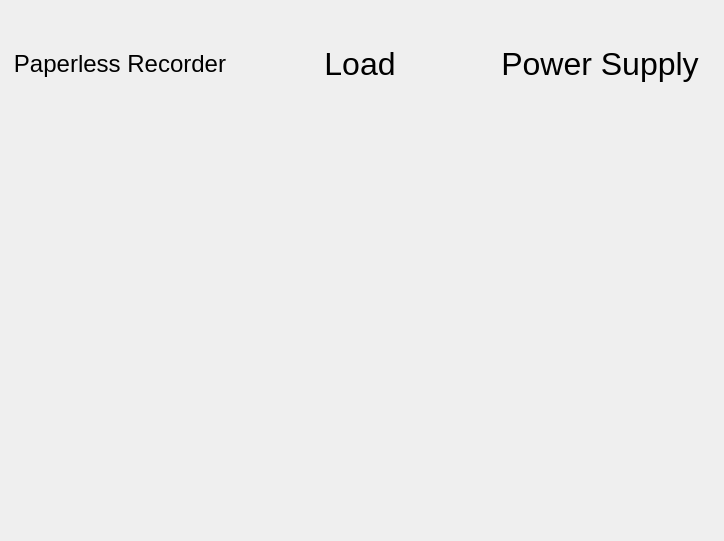
<?xml version="1.0" encoding="UTF-8"?>
<ui version="4.0">
 <class>TemperatureRiseDialog</class>
 <widget class="QDialog" name="TemperatureRiseDialog">
  <property name="geometry">
   <rect>
    <x>0</x>
    <y>0</y>
    <width>724</width>
    <height>541</height>
   </rect>
  </property>
  <property name="windowTitle">
   <string>Dialog</string>
  </property>
  <property name="styleSheet">
   <string notr="true"/>
  </property>
  <layout class="QGridLayout" name="gridLayout_4">
   <property name="leftMargin">
    <number>0</number>
   </property>
   <property name="topMargin">
    <number>0</number>
   </property>
   <property name="rightMargin">
    <number>0</number>
   </property>
   <property name="bottomMargin">
    <number>0</number>
   </property>
   <property name="spacing">
    <number>0</number>
   </property>
   <item row="0" column="0">
    <layout class="QGridLayout" name="gridLayout_3">
     <property name="spacing">
      <number>0</number>
     </property>
     <item row="2" column="0">
      <widget class="QStackedWidget" name="stackedWidget">
       <property name="minimumSize">
        <size>
         <width>718</width>
         <height>436</height>
        </size>
       </property>
       <property name="currentIndex">
        <number>0</number>
       </property>
       <widget class="QWidget" name="page_temperatureRiseDialog_recorder">
        <layout class="QGridLayout" name="gridLayout">
         <property name="leftMargin">
          <number>0</number>
         </property>
         <property name="topMargin">
          <number>0</number>
         </property>
         <property name="rightMargin">
          <number>0</number>
         </property>
         <property name="bottomMargin">
          <number>0</number>
         </property>
         <property name="spacing">
          <number>0</number>
         </property>
         <item row="0" column="0">
          <widget class="QCustomPlot" name="customplot" native="true">
           <property name="styleSheet">
            <string notr="true"/>
           </property>
          </widget>
         </item>
        </layout>
       </widget>
       <widget class="QWidget" name="page_temperatureRiseDialog_load">
        <layout class="QGridLayout" name="gridLayout_2">
         <property name="leftMargin">
          <number>0</number>
         </property>
         <property name="topMargin">
          <number>0</number>
         </property>
         <property name="rightMargin">
          <number>0</number>
         </property>
         <property name="bottomMargin">
          <number>0</number>
         </property>
         <property name="spacing">
          <number>0</number>
         </property>
         <item row="0" column="0">
          <widget class="QTableWidget" name="tableWidget">
           <property name="focusPolicy">
            <enum>Qt::NoFocus</enum>
           </property>
           <property name="autoFillBackground">
            <bool>true</bool>
           </property>
           <property name="frameShape">
            <enum>QFrame::Panel</enum>
           </property>
           <property name="lineWidth">
            <number>1</number>
           </property>
           <property name="midLineWidth">
            <number>0</number>
           </property>
           <property name="editTriggers">
            <set>QAbstractItemView::NoEditTriggers</set>
           </property>
           <property name="showDropIndicator" stdset="0">
            <bool>true</bool>
           </property>
           <property name="dragDropOverwriteMode">
            <bool>false</bool>
           </property>
           <property name="alternatingRowColors">
            <bool>false</bool>
           </property>
           <property name="selectionBehavior">
            <enum>QAbstractItemView::SelectRows</enum>
           </property>
           <property name="textElideMode">
            <enum>Qt::ElideRight</enum>
           </property>
           <property name="showGrid">
            <bool>false</bool>
           </property>
           <property name="gridStyle">
            <enum>Qt::SolidLine</enum>
           </property>
           <property name="wordWrap">
            <bool>true</bool>
           </property>
           <property name="cornerButtonEnabled">
            <bool>true</bool>
           </property>
           <property name="rowCount">
            <number>1</number>
           </property>
           <attribute name="horizontalHeaderHighlightSections">
            <bool>false</bool>
           </attribute>
           <attribute name="verticalHeaderVisible">
            <bool>false</bool>
           </attribute>
           <attribute name="verticalHeaderHighlightSections">
            <bool>false</bool>
           </attribute>
           <row/>
           <column>
            <property name="text">
             <string>volt</string>
            </property>
           </column>
           <column>
            <property name="text">
             <string>LPF</string>
            </property>
           </column>
           <column>
            <property name="text">
             <string>current</string>
            </property>
           </column>
          </widget>
         </item>
        </layout>
       </widget>
       <widget class="QWidget" name="page_temperatureRiseDialog_power">
        <widget class="QLabel" name="label_volt">
         <property name="geometry">
          <rect>
           <x>200</x>
           <y>170</y>
           <width>111</width>
           <height>31</height>
          </rect>
         </property>
         <property name="font">
          <font>
           <pointsize>14</pointsize>
          </font>
         </property>
         <property name="text">
          <string>VoltAge:</string>
         </property>
         <property name="alignment">
          <set>Qt::AlignCenter</set>
         </property>
        </widget>
        <widget class="QLineEdit" name="lineEdit_volt">
         <property name="enabled">
          <bool>true</bool>
         </property>
         <property name="geometry">
          <rect>
           <x>320</x>
           <y>170</y>
           <width>113</width>
           <height>31</height>
          </rect>
         </property>
         <property name="font">
          <font>
           <pointsize>14</pointsize>
          </font>
         </property>
         <property name="focusPolicy">
          <enum>Qt::NoFocus</enum>
         </property>
         <property name="text">
          <string>250 V</string>
         </property>
         <property name="alignment">
          <set>Qt::AlignCenter</set>
         </property>
        </widget>
        <widget class="QLabel" name="label_current">
         <property name="geometry">
          <rect>
           <x>200</x>
           <y>220</y>
           <width>111</width>
           <height>31</height>
          </rect>
         </property>
         <property name="font">
          <font>
           <pointsize>14</pointsize>
          </font>
         </property>
         <property name="text">
          <string>Current:</string>
         </property>
         <property name="alignment">
          <set>Qt::AlignCenter</set>
         </property>
        </widget>
        <widget class="QLineEdit" name="lineEdit_current">
         <property name="enabled">
          <bool>true</bool>
         </property>
         <property name="geometry">
          <rect>
           <x>320</x>
           <y>220</y>
           <width>113</width>
           <height>31</height>
          </rect>
         </property>
         <property name="font">
          <font>
           <pointsize>14</pointsize>
          </font>
         </property>
         <property name="focusPolicy">
          <enum>Qt::NoFocus</enum>
         </property>
         <property name="text">
          <string>16 A</string>
         </property>
         <property name="alignment">
          <set>Qt::AlignCenter</set>
         </property>
        </widget>
        <widget class="QLabel" name="label_frequency">
         <property name="geometry">
          <rect>
           <x>200</x>
           <y>270</y>
           <width>111</width>
           <height>31</height>
          </rect>
         </property>
         <property name="font">
          <font>
           <pointsize>14</pointsize>
          </font>
         </property>
         <property name="text">
          <string>Frequency:</string>
         </property>
         <property name="alignment">
          <set>Qt::AlignCenter</set>
         </property>
        </widget>
        <widget class="QLineEdit" name="lineEdit_frequency">
         <property name="geometry">
          <rect>
           <x>320</x>
           <y>270</y>
           <width>113</width>
           <height>31</height>
          </rect>
         </property>
         <property name="font">
          <font>
           <pointsize>14</pointsize>
          </font>
         </property>
         <property name="focusPolicy">
          <enum>Qt::NoFocus</enum>
         </property>
         <property name="text">
          <string>50.0 HZ</string>
         </property>
         <property name="alignment">
          <set>Qt::AlignCenter</set>
         </property>
        </widget>
        <widget class="QLabel" name="label_group">
         <property name="geometry">
          <rect>
           <x>200</x>
           <y>120</y>
           <width>111</width>
           <height>31</height>
          </rect>
         </property>
         <property name="font">
          <font>
           <pointsize>14</pointsize>
          </font>
         </property>
         <property name="text">
          <string>Group:</string>
         </property>
         <property name="alignment">
          <set>Qt::AlignCenter</set>
         </property>
        </widget>
        <widget class="QLineEdit" name="lineEdit_group">
         <property name="enabled">
          <bool>true</bool>
         </property>
         <property name="geometry">
          <rect>
           <x>320</x>
           <y>120</y>
           <width>113</width>
           <height>31</height>
          </rect>
         </property>
         <property name="font">
          <font>
           <pointsize>14</pointsize>
          </font>
         </property>
         <property name="focusPolicy">
          <enum>Qt::NoFocus</enum>
         </property>
         <property name="text">
          <string>1</string>
         </property>
         <property name="frame">
          <bool>true</bool>
         </property>
         <property name="alignment">
          <set>Qt::AlignCenter</set>
         </property>
        </widget>
       </widget>
      </widget>
     </item>
     <item row="1" column="0">
      <layout class="QHBoxLayout" name="horizontalLayout">
       <property name="spacing">
        <number>0</number>
       </property>
       <item>
        <widget class="QToolButton" name="toolButton_tc">
         <property name="minimumSize">
          <size>
           <width>240</width>
           <height>75</height>
          </size>
         </property>
         <property name="maximumSize">
          <size>
           <width>240</width>
           <height>75</height>
          </size>
         </property>
         <property name="font">
          <font>
           <pointsize>18</pointsize>
          </font>
         </property>
         <property name="styleSheet">
          <string notr="true"/>
         </property>
         <property name="text">
          <string>Paperless Recorder</string>
         </property>
         <property name="autoRaise">
          <bool>true</bool>
         </property>
        </widget>
       </item>
       <item>
        <widget class="QToolButton" name="toolButton_load">
         <property name="minimumSize">
          <size>
           <width>240</width>
           <height>75</height>
          </size>
         </property>
         <property name="maximumSize">
          <size>
           <width>240</width>
           <height>75</height>
          </size>
         </property>
         <property name="font">
          <font>
           <pointsize>24</pointsize>
          </font>
         </property>
         <property name="styleSheet">
          <string notr="true"/>
         </property>
         <property name="text">
          <string>Load</string>
         </property>
         <property name="autoRaise">
          <bool>true</bool>
         </property>
        </widget>
       </item>
       <item>
        <widget class="QToolButton" name="toolButton_volt">
         <property name="minimumSize">
          <size>
           <width>240</width>
           <height>75</height>
          </size>
         </property>
         <property name="maximumSize">
          <size>
           <width>240</width>
           <height>75</height>
          </size>
         </property>
         <property name="font">
          <font>
           <pointsize>24</pointsize>
          </font>
         </property>
         <property name="styleSheet">
          <string notr="true"/>
         </property>
         <property name="text">
          <string>Power Supply</string>
         </property>
         <property name="autoRaise">
          <bool>true</bool>
         </property>
        </widget>
       </item>
       <item>
        <spacer name="horizontalSpacer">
         <property name="orientation">
          <enum>Qt::Horizontal</enum>
         </property>
         <property name="sizeHint" stdset="0">
          <size>
           <width>40</width>
           <height>20</height>
          </size>
         </property>
        </spacer>
       </item>
      </layout>
     </item>
     <item row="0" column="0">
      <widget class="QLabel" name="label">
       <property name="enabled">
        <bool>false</bool>
       </property>
       <property name="minimumSize">
        <size>
         <width>0</width>
         <height>26</height>
        </size>
       </property>
       <property name="text">
        <string/>
       </property>
      </widget>
     </item>
    </layout>
   </item>
  </layout>
 </widget>
 <customwidgets>
  <customwidget>
   <class>QCustomPlot</class>
   <extends>QWidget</extends>
   <header>qcustomplot.h</header>
   <container>1</container>
  </customwidget>
 </customwidgets>
 <resources/>
 <connections/>
</ui>
